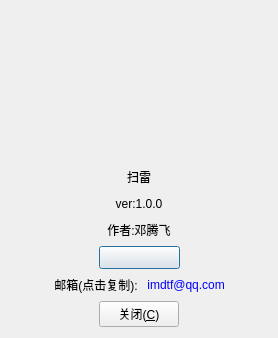
<?xml version="1.0" encoding="UTF-8"?>
<ui version="4.0">
 <class>About</class>
 <widget class="QDialog" name="About">
  <property name="geometry">
   <rect>
    <x>0</x>
    <y>0</y>
    <width>278</width>
    <height>338</height>
   </rect>
  </property>
  <property name="windowTitle">
   <string>About</string>
  </property>
  <layout class="QVBoxLayout" name="verticalLayout">
   <item>
    <layout class="QHBoxLayout" name="horizontalLayout">
     <item>
      <spacer name="horizontalSpacer_3">
       <property name="orientation">
        <enum>Qt::Horizontal</enum>
       </property>
       <property name="sizeHint" stdset="0">
        <size>
         <width>40</width>
         <height>20</height>
        </size>
       </property>
      </spacer>
     </item>
     <item>
      <widget class="QLabel" name="labelIcon">
       <property name="minimumSize">
        <size>
         <width>150</width>
         <height>150</height>
        </size>
       </property>
       <property name="maximumSize">
        <size>
         <width>150</width>
         <height>150</height>
        </size>
       </property>
       <property name="text">
        <string/>
       </property>
      </widget>
     </item>
     <item>
      <spacer name="horizontalSpacer_4">
       <property name="orientation">
        <enum>Qt::Horizontal</enum>
       </property>
       <property name="sizeHint" stdset="0">
        <size>
         <width>40</width>
         <height>20</height>
        </size>
       </property>
      </spacer>
     </item>
    </layout>
   </item>
   <item>
    <widget class="QLabel" name="label_5">
     <property name="minimumSize">
      <size>
       <width>0</width>
       <height>20</height>
      </size>
     </property>
     <property name="styleSheet">
      <string notr="true">font: 75 11pt &quot;黑体&quot;;</string>
     </property>
     <property name="text">
      <string>扫雷</string>
     </property>
     <property name="alignment">
      <set>Qt::AlignCenter</set>
     </property>
    </widget>
   </item>
   <item>
    <widget class="QLabel" name="label_3">
     <property name="minimumSize">
      <size>
       <width>0</width>
       <height>20</height>
      </size>
     </property>
     <property name="text">
      <string>ver:1.0.0</string>
     </property>
     <property name="alignment">
      <set>Qt::AlignCenter</set>
     </property>
    </widget>
   </item>
   <item>
    <widget class="QLabel" name="label">
     <property name="minimumSize">
      <size>
       <width>0</width>
       <height>20</height>
      </size>
     </property>
     <property name="text">
      <string>作者:邓腾飞</string>
     </property>
     <property name="alignment">
      <set>Qt::AlignCenter</set>
     </property>
    </widget>
   </item>
   <item>
    <layout class="QHBoxLayout" name="horizontalLayout_4">
     <item>
      <spacer name="horizontalSpacer_7">
       <property name="orientation">
        <enum>Qt::Horizontal</enum>
       </property>
       <property name="sizeHint" stdset="0">
        <size>
         <width>40</width>
         <height>20</height>
        </size>
       </property>
      </spacer>
     </item>
     <item>
      <widget class="QPushButton" name="btnContact">
       <property name="minimumSize">
        <size>
         <width>81</width>
         <height>23</height>
        </size>
       </property>
       <property name="maximumSize">
        <size>
         <width>81</width>
         <height>23</height>
        </size>
       </property>
       <property name="cursor">
        <cursorShape>PointingHandCursor</cursorShape>
       </property>
       <property name="text">
        <string/>
       </property>
      </widget>
     </item>
     <item>
      <spacer name="horizontalSpacer_8">
       <property name="orientation">
        <enum>Qt::Horizontal</enum>
       </property>
       <property name="sizeHint" stdset="0">
        <size>
         <width>40</width>
         <height>20</height>
        </size>
       </property>
      </spacer>
     </item>
    </layout>
   </item>
   <item>
    <layout class="QHBoxLayout" name="horizontalLayout_2">
     <item>
      <spacer name="horizontalSpacer">
       <property name="orientation">
        <enum>Qt::Horizontal</enum>
       </property>
       <property name="sizeHint" stdset="0">
        <size>
         <width>40</width>
         <height>20</height>
        </size>
       </property>
      </spacer>
     </item>
     <item>
      <widget class="QLabel" name="label_2">
       <property name="minimumSize">
        <size>
         <width>0</width>
         <height>20</height>
        </size>
       </property>
       <property name="text">
        <string>邮箱(点击复制):</string>
       </property>
       <property name="alignment">
        <set>Qt::AlignCenter</set>
       </property>
      </widget>
     </item>
     <item>
      <widget class="QPushButton" name="pushButton">
       <property name="minimumSize">
        <size>
         <width>0</width>
         <height>20</height>
        </size>
       </property>
       <property name="cursor">
        <cursorShape>PointingHandCursor</cursorShape>
       </property>
       <property name="styleSheet">
        <string notr="true">border:none;
color:rgb(0, 0,255);</string>
       </property>
       <property name="text">
        <string> imdtf@qq.com</string>
       </property>
      </widget>
     </item>
     <item>
      <spacer name="horizontalSpacer_2">
       <property name="orientation">
        <enum>Qt::Horizontal</enum>
       </property>
       <property name="sizeHint" stdset="0">
        <size>
         <width>40</width>
         <height>20</height>
        </size>
       </property>
      </spacer>
     </item>
    </layout>
   </item>
   <item>
    <layout class="QHBoxLayout" name="horizontalLayout_3">
     <item>
      <spacer name="horizontalSpacer_5">
       <property name="orientation">
        <enum>Qt::Horizontal</enum>
       </property>
       <property name="sizeHint" stdset="0">
        <size>
         <width>40</width>
         <height>20</height>
        </size>
       </property>
      </spacer>
     </item>
     <item>
      <widget class="QPushButton" name="btnClose">
       <property name="cursor">
        <cursorShape>ArrowCursor</cursorShape>
       </property>
       <property name="text">
        <string>关闭(&amp;C)</string>
       </property>
      </widget>
     </item>
     <item>
      <spacer name="horizontalSpacer_6">
       <property name="orientation">
        <enum>Qt::Horizontal</enum>
       </property>
       <property name="sizeHint" stdset="0">
        <size>
         <width>40</width>
         <height>20</height>
        </size>
       </property>
      </spacer>
     </item>
    </layout>
   </item>
  </layout>
 </widget>
 <layoutdefault spacing="6" margin="11"/>
 <tabstops>
  <tabstop>btnClose</tabstop>
  <tabstop>pushButton</tabstop>
 </tabstops>
 <resources/>
 <connections/>
</ui>
